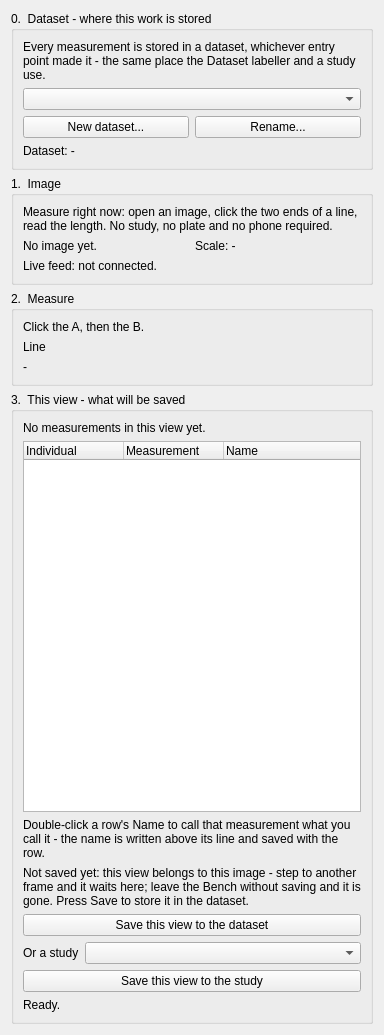
<?xml version="1.0" encoding="UTF-8"?>
<ui version="4.0">
 <class>Bench</class>
 <widget class="QWidget" name="Bench">
  <property name="geometry">
   <rect>
    <x>0</x>
    <y>0</y>
    <width>384</width>
    <height>1035</height>
   </rect>
  </property>
  <property name="windowTitle">
   <string>Bench</string>
  </property>
  <layout class="QVBoxLayout" name="controls_layout">
   <item>
    <widget class="QGroupBox" name="corpus_group">
     <property name="title">
      <string>0.  Dataset - where this work is stored</string>
     </property>
     <layout class="QGridLayout" name="corpus_layout">
      <item row="0" column="0" colspan="2">
       <widget class="QLabel" name="dataset_hint_label">
        <property name="text">
         <string>Every measurement is stored in a dataset, whichever entry point made it - the same place the Dataset labeller and a study use.</string>
        </property>
        <property name="wordWrap">
         <bool>true</bool>
        </property>
       </widget>
      </item>
      <item row="1" column="0" colspan="2">
       <widget class="QComboBox" name="combo_dataset"/>
      </item>
      <item row="2" column="0">
       <widget class="QPushButton" name="btn_new_dataset">
        <property name="toolTip">
         <string>Create a corpus for another model: two keypoints, four keypoints, or bounding boxes.</string>
        </property>
        <property name="text">
         <string>New dataset...</string>
        </property>
       </widget>
      </item>
      <item row="2" column="1">
       <widget class="QPushButton" name="btn_rename_dataset">
        <property name="toolTip">
         <string>Rename the open dataset. Its model cannot change: the schema is what its labels mean, so a different model is a different dataset.</string>
        </property>
        <property name="text">
         <string>Rename...</string>
        </property>
       </widget>
      </item>
      <item row="3" column="0" colspan="2">
       <widget class="QLabel" name="dataset_label">
        <property name="text">
         <string>Dataset: -</string>
        </property>
        <property name="wordWrap">
         <bool>true</bool>
        </property>
       </widget>
      </item>
     </layout>
    </widget>
   </item>
   <item>
    <widget class="QGroupBox" name="image_group">
     <property name="title">
      <string>1.  Image</string>
     </property>
     <layout class="QGridLayout" name="gridLayout">
      <item row="0" column="0" colspan="2">
       <widget class="QLabel" name="intro_label">
        <property name="text">
         <string>Measure right now: open an image, click the two ends of a line, read the length. No study, no plate and no phone required.</string>
        </property>
        <property name="wordWrap">
         <bool>true</bool>
        </property>
       </widget>
      </item>
      <item row="2" column="0">
       <widget class="QLabel" name="source_label">
        <property name="text">
         <string>No image yet.</string>
        </property>
        <property name="wordWrap">
         <bool>true</bool>
        </property>
       </widget>
      </item>
      <item row="2" column="1">
       <widget class="QLabel" name="scale_label">
        <property name="text">
         <string>Scale: -</string>
        </property>
        <property name="wordWrap">
         <bool>true</bool>
        </property>
       </widget>
      </item>
      <item row="3" column="0" colspan="2">
       <widget class="QLabel" name="stream_hint_label">
        <property name="text">
         <string>Live feed: not connected.</string>
        </property>
        <property name="wordWrap">
         <bool>true</bool>
        </property>
       </widget>
      </item>
     </layout>
    </widget>
   </item>
   <item>
    <widget class="QGroupBox" name="measure_group">
     <property name="title">
      <string>2.  Measure</string>
     </property>
     <layout class="QVBoxLayout" name="measure_layout">
      <item>
       <widget class="QLabel" name="prompt_label">
        <property name="text">
         <string>Click the A, then the B.</string>
        </property>
        <property name="wordWrap">
         <bool>true</bool>
        </property>
       </widget>
      </item>
      <item>
       <layout class="QHBoxLayout" name="keypoint_row">
        <item>
         <widget class="QLabel" name="keypoint_label">
          <property name="text">
           <string>Line</string>
          </property>
          <property name="wordWrap">
           <bool>true</bool>
          </property>
         </widget>
        </item>
       </layout>
      </item>
      <item>
       <widget class="QLabel" name="length_label">
        <property name="text">
         <string>-</string>
        </property>
        <property name="wordWrap">
         <bool>true</bool>
        </property>
       </widget>
      </item>
     </layout>
    </widget>
   </item>
   <item>
    <widget class="QGroupBox" name="results_group">
     <property name="title">
      <string>3.  This view - what will be saved</string>
     </property>
     <layout class="QVBoxLayout" name="results_layout">
      <item>
       <widget class="QLabel" name="count_label">
        <property name="text">
         <string>No measurements in this view yet.</string>
        </property>
        <property name="wordWrap">
         <bool>true</bool>
        </property>
       </widget>
      </item>
      <item>
       <widget class="QTreeWidget" name="list_results">
        <property name="rootIsDecorated">
         <bool>true</bool>
        </property>
        <column>
         <property name="text">
          <string>Individual</string>
         </property>
        </column>
        <column>
         <property name="text">
          <string>Measurement</string>
         </property>
        </column>
        <column>
         <property name="text">
          <string>Name</string>
         </property>
        </column>
       </widget>
      </item>
      <item>
       <widget class="QLabel" name="name_hint_label">
        <property name="text">
         <string>Double-click a row's Name to call that measurement what you call it - the name is written above its line and saved with the row.</string>
        </property>
        <property name="wordWrap">
         <bool>true</bool>
        </property>
       </widget>
      </item>
      <item>
       <widget class="QLabel" name="unsaved_label">
        <property name="text">
         <string>Not saved yet: this view belongs to this image - step to another frame and it waits here; leave the Bench without saving and it is gone. Press Save to store it in the dataset.</string>
        </property>
        <property name="wordWrap">
         <bool>true</bool>
        </property>
       </widget>
      </item>
      <item>
       <widget class="QPushButton" name="btn_save">
        <property name="text">
         <string>Save this view to the dataset</string>
        </property>
       </widget>
      </item>
      <item>
       <layout class="QFormLayout" name="attach_form">
        <item row="0" column="0">
         <widget class="QLabel" name="label_study">
          <property name="text">
           <string>Or a study</string>
          </property>
         </widget>
        </item>
        <item row="0" column="1">
         <widget class="QComboBox" name="combo_study"/>
        </item>
       </layout>
      </item>
      <item>
       <widget class="QPushButton" name="btn_save_study">
        <property name="text">
         <string>Save this view to the study</string>
        </property>
       </widget>
      </item>
      <item>
       <widget class="QLabel" name="status_label">
        <property name="text">
         <string>Ready.</string>
        </property>
        <property name="wordWrap">
         <bool>true</bool>
        </property>
       </widget>
      </item>
     </layout>
    </widget>
   </item>
  </layout>
 </widget>
 <resources/>
 <connections/>
</ui>
